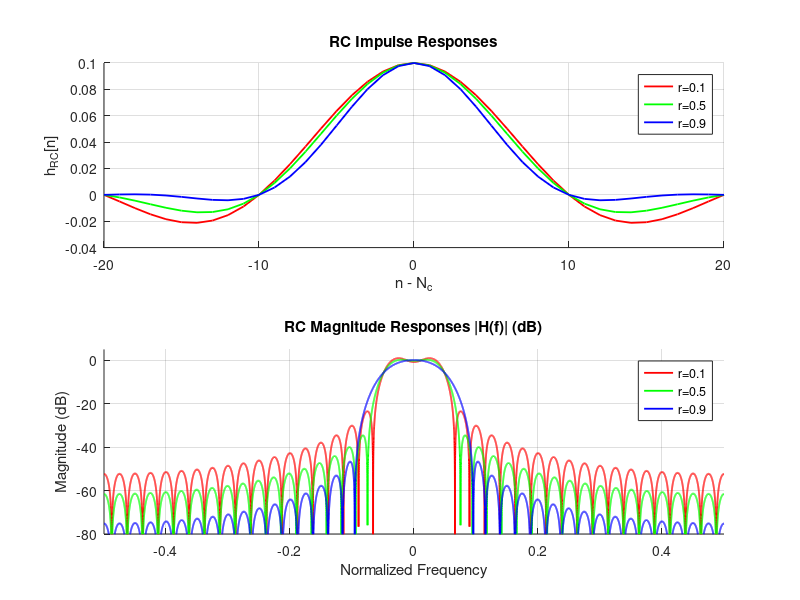
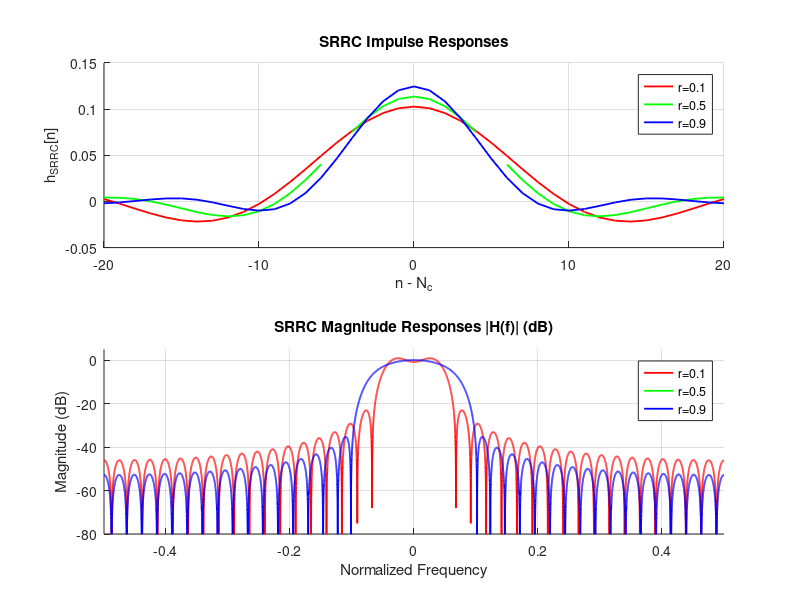

Write the MATLAB code that produced these figures, in order.
%% lab20_ex_rcos_srrc_separate.m
% RC and SRRC for r = 0.1, 0.5, 0.9 — SEPARATE FIGURES

clear; close all; clc;

Nsymb = 10;      % samples per symbol
Ksymb = 4;       % symbols spanned by filter
Npsf  = Nsymb*Ksymb;

n  = 0:Npsf;
Nc = Npsf/2;

rolloff_list = [0.1 0.5 0.9];
colors = ['r','g','b'];

%% ==============================================================
%                     FIGURE 1 — RC ONLY
% ==============================================================

figure('Name','Raised Cosine (RC) — r = 0.1, 0.5, 0.9','NumberTitle','off');

% Impulse response subplot
subplot(2,1,1); hold on; grid on;
title('RC Impulse Responses');
xlabel('n - N_c'); ylabel('h_{RC}[n]');

% Magnitude response subplot
subplot(2,1,2); hold on; grid on;
title('RC Magnitude Responses |H(f)| (dB)');
xlabel('Normalized Frequency'); ylabel('Magnitude (dB)');
axis([-0.5 0.5 -80 5]);

for k = 1:length(rolloff_list)
    r = rolloff_list(k);

    % RC pulse
    h_rc = sin(pi*(n-Nc)/Nsymb) ./ (pi*(n-Nc)/Nsymb) .* ...
           cos(pi*r*(n-Nc)/Nsymb) ./ (1 - (2*r*(n-Nc)/Nsymb).^2);
    h_rc(Nc+1) = 1;
    n0 = find(abs(1-(2*r*(n-Nc)/Nsymb).^2) < sqrt(eps));
    h_rc(n0) = r/2 * sin(pi/(2*r));
    h_rc = h_rc / Nsymb;

    % Plot impulse response
    subplot(2,1,1);
    plot(n-Nc, h_rc, 'Color', colors(k), 'LineWidth', 1.3);

    % Plot magnitude
    subplot(2,1,2);
    Nfft = 16384;
    Hrc = fftshift(fft(h_rc, Nfft));
    f = linspace(-0.5, 0.5, Nfft);
    plot(f, 20*log10(abs(Hrc)+eps), 'Color', colors(k), 'LineWidth', 1.3);
end

subplot(2,1,1);
legend('r=0.1','r=0.5','r=0.9');

subplot(2,1,2);
legend('r=0.1','r=0.5','r=0.9');


%% ==============================================================
%                     FIGURE 2 — SRRC ONLY
% ==============================================================

figure('Name','Square-Root RC (SRRC) — r = 0.1, 0.5, 0.9','NumberTitle','off');

% Impulse response subplot
subplot(2,1,1); hold on; grid on;
title('SRRC Impulse Responses');
xlabel('n - N_c'); ylabel('h_{SRRC}[n]');

% Magnitude response subplot
subplot(2,1,2); hold on; grid on;
title('SRRC Magnitude Responses |H(f)| (dB)');
xlabel('Normalized Frequency'); ylabel('Magnitude (dB)');
axis([-0.5 0.5 -80 5]);

for k = 1:length(rolloff_list)
    r = rolloff_list(k);

    % SRRC pulse
    n0 = find(abs(1-(4*r*(n-Nc)/Nsymb).^2) < 5*eps);
    if ~isempty(n0)
        warning('SRRC singularity near pulse center.');
    end
    
    h_srrc = 4*r/pi * ( ...
        cos(pi*(1+r)*(n-Nc)/Nsymb) + ...
        (Nsymb./(4*r*(n-Nc))) .* sin(pi*(1-r)*(n-Nc)/Nsymb) ...
        ) ./ (1 - (4*r*(n-Nc)/Nsymb).^2);

    h_srrc(Nc+1) = (1 + r*(4/pi - 1));
    h_srrc = h_srrc / Nsymb;

    % Impulse response
    subplot(2,1,1);
    plot(n-Nc, h_srrc, 'Color', colors(k), 'LineWidth', 1.3);

    % Magnitude
    subplot(2,1,2);
    Nfft = 16384;
    Hsrrc = fftshift(fft(h_srrc, Nfft));
    f = linspace(-0.5, 0.5, Nfft);
    plot(f, 20*log10(abs(Hsrrc)+eps), 'Color', colors(k), 'LineWidth', 1.3);
end

subplot(2,1,1);
legend('r=0.1','r=0.5','r=0.9');

subplot(2,1,2);
legend('r=0.1','r=0.5','r=0.9');
